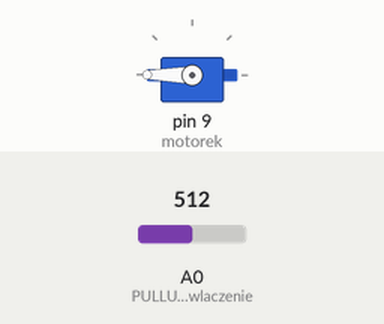
This sketch was run on a simulated Arduino Uno, built with avr-gcc and run on an emulated ATmega328P. Shown: servo. The inputs (shaded band) are chosen by the test bench; at power-on: A0 (PULLUP_oznacza_wlaczenie) = 512. Random numbers use the default seed unless the sketch sets one.

Above: at 1.2 s.
1.3 s: A0 (PULLUP_oznacza_wlaczenie) set to 0
At 2.5 s:
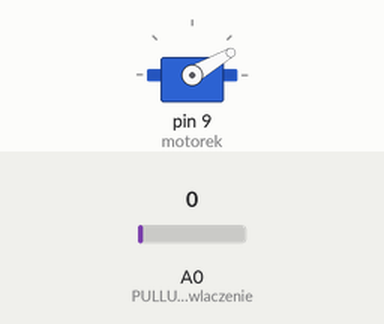
2.8 s: A0 (PULLUP_oznacza_wlaczenie) set to 122
At 3.69 s:
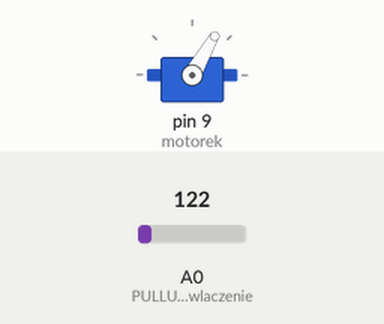
5.8 s: A0 (PULLUP_oznacza_wlaczenie) set to 716
At 7.89 s:
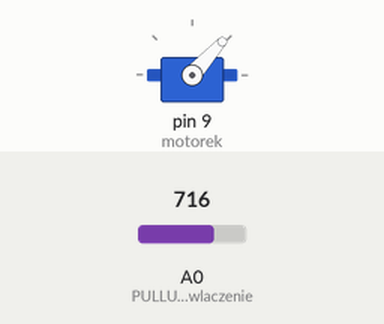
8.8 s: A0 (PULLUP_oznacza_wlaczenie) set to 900
11.8 s: A0 (PULLUP_oznacza_wlaczenie) set to 511
Timing chart, 0 to 15.8 s (numbered marks = the images above; inputs shaded):
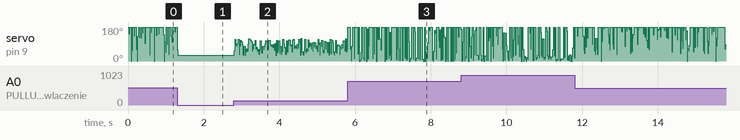

The sketch:

BujamyChaosem.ino
```cpp
#include <Servo.h>

Servo motorek;

void setup() {

  motorek.attach(9);
  pinMode(A0, INPUT_PULLUP); //PULLUP oznacza wlaczenie wewnętrzengo rezystora między A0 a 5V (okolo 20KOm)

}

void loop() {

  int odczyt = analogRead(A0);

  int los = random(30, odczyt);
  motorek.write(los);
  delay(1000/50);
}
```
